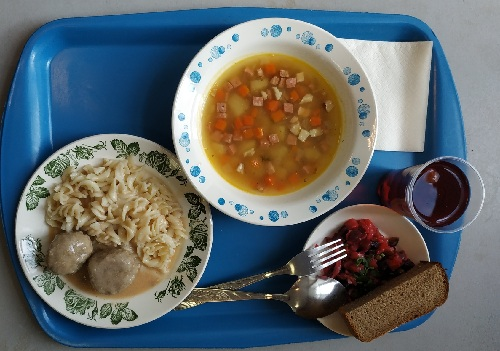
#> input picture lab2/Training/photo1.jpg, 500 x 351 px, given as the content of the folder Training/segmented/0, which was not available
$ python lab2.py
#> lines starting #> are read from the running program, lines starting #| are printed output that depends on the picture; pictures that were not available may be replaced by others from this repository, and a replacement may not be noted
### lab2/training.py
from skimage import color, io, img_as_float
import os
import numpy as np
import matplotlib.pyplot as plt
import cv2

import testing

AMOUNT_OF_CLASS = 10


def create_dataset(sample_number, type_sample="Training/segmented"):
#> called with sample_number = 0, type_sample = 'Training/segmented'
    dataset = []
    if sample_number == -1:
        os.chdir(type_sample)
    else:
        os.chdir(type_sample + "/" + str(sample_number))
    img_list = os.listdir()
    for img in img_list:
        dataset.append(io.imread(img))
    if sample_number == -1:
        os.chdir(os.getcwd() + "/../../")
    else:
        os.chdir(os.getcwd() + "/../../../")
    return dataset


# [22 lines left out: function calc_avg_color, not called in this run]


# находим средний цвет изображения
def calc_avg_color_mean(dataset):
    r, g, b = 0, 0, 0
    for n, img in enumerate(dataset):
        average = img.mean(axis=0).mean(axis=0)
        r += average[0]
        g += average[1]
        b += average[2]
#> this loop made 1 pass
#> (r, g, b) on pass 1: (98.6, 105.1, 106)
#> after the loop, b = 106; g = 105.1; r = 98.6
    denom = len(dataset)
#> denom = 1
    avg_color = [r / denom, g / denom, b / denom]
#> avg_color = [98.6, 105.1, 106]
    # avg_color = [round(r/denom), round(g/denom), round(b/denom)]
    return avg_color


# с помощью кластеризации (kmeans) выделяю 10 цветов и наиболее распространенный из них
# использую как доминирующий во всем изображении
# [51 lines left out: functions calc_avg_color_dominant, show_mean_dom_color, not called in this run]


# раскомментировать две строчки чтобы показывались средний и доминантный цвет
def get_train_avg_color_set(show_bit=0):
    train_dataset = []
    avg_color_set = []
    for i in range(AMOUNT_OF_CLASS):
        '''я использую разные методы для расчета среднего цвета
        средний цвет по изображению (calc_avg_color_mean)
        vs
        доминантный цвет в изображении (calc_avg_color_dominant)
        средний как ни странно работает лучше'''
        train_dataset.append(create_dataset(i))
        # avg_color_set.append(calc_avg_color_dominant(train_dataset[i]))
        avg_color_set.append(calc_avg_color_mean(train_dataset[i]))
        # show_mean_dom_color(train_dataset[i])

    if not show_bit:
        return avg_color_set

    for i in range(AMOUNT_OF_CLASS):
        print(testing.get_label_class(i))
        print(avg_color_set[i])
#> this loop made 10 passes
#| Салат с капустой
#| Красный компот
#| Гороховый суп
#| Макароны с котлетами
#| Борщ
#| Пюрешка
#| Огурцы и помидоры
#| Морковка
#> (further printed lines are left out)
    return avg_color_set

### lab2/testing.py
from skimage import color, io
import matplotlib.pyplot as plt

import training


def check_image(img, local_avg_color_set, show_bit=1):

    decision_class, decision_error = decision(img, local_avg_color_set)
    label = get_label_class(decision_class)

    print("Результат определения:")
    print(label)
    print("Ошибка определения: {:.3}".format(decision_error))

    if not show_bit:
        return

    fig, ax = plt.subplots()
    ax.set_title("RGB\nMSE: {:.3}, \nКласс: {}".format(decision_error, label))
    ax.imshow(img)
    ax.axis('off')
    io.show()


def decision(img, color_set):
    avg_img_color = training.calc_avg_color_mean([img])
    # avg_img_color = training.calc_avg_color_dominant([img])
    min_sum = 256
    decision_class = -1
    # print(avg_img_color)
    for n, sample in enumerate(color_set):
        r = abs(avg_img_color[0] - sample[0])
        g = abs(avg_img_color[1] - sample[1])
        b = abs(avg_img_color[2] - sample[2])
        mse = ((r**2 + g**2 + b**2) / 3)**0.5
        if mse < min_sum:
            min_sum = mse
            decision_class = n
    return decision_class, min_sum


def get_label_class(class_number):
    dict_class_label = {
        0: 'Салат с капустой',
        1: 'Красный компот',
        2: 'Гороховый суп',
        3: 'Макароны с котлетами',
        4: 'Борщ',
        5: 'Пюрешка',
        6: 'Огурцы и помидоры',
        7: 'Морковка',
        8: 'Чай',
        9: 'Светлый компот'
    }
    return dict_class_label[class_number]

### lab2/lab2.py
from skimage import io
import os
import numpy as np
import matplotlib.pyplot as plt
import cv2
import training, testing


def segmentation(type_sample="Training"):
    os.chdir(type_sample)
    img_list = os.listdir()
    for i, img in enumerate(img_list):
        if os.path.isdir(img):
            continue
        image = cv2.imread(img)
        circles = detect_circles(img)
        try:
            os.mkdir("segmented")
        except OSError:
            pass
        os.chdir("segmented")
        for j, c in enumerate(circles[0, :]):
            x_left = int(c[0]) - int(c[2]) - 1
            x_right = int(c[0]) + int(c[2]) + 1
            y_top = int(c[1]) - int(c[2]) - 1
            y_bottom = int(c[1]) + int(c[2]) + 1
            cropped = image[y_top:y_bottom, x_left:x_right]
            cv2.imwrite(str(i) + str(j) + ".jpg", cropped)
        os.chdir(os.getcwd() + "/..")
    os.chdir(os.getcwd() + "/..")


def detect_circles(image, show_bit=0):
#> called with image = 'Testing/photo7.jpg', show_bit = 1
    src = cv2.imread(image)
    gray = cv2.cvtColor(src, cv2.COLOR_BGR2GRAY)
    gray = cv2.medianBlur(gray, 5)
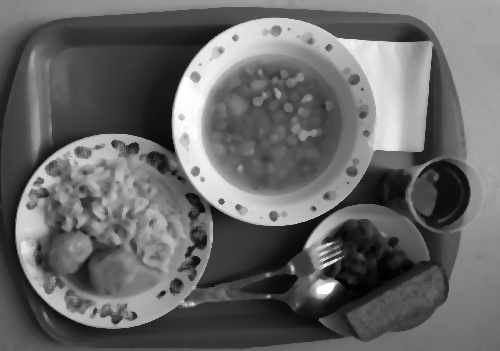
#> gray: shape (351, 500); min 1, max 255, mean 103.3

    circles = cv2.HoughCircles(gray, cv2.HOUGH_GRADIENT, 1,
                               param1=100, param2=50, minDist=150,
                               minRadius=25, maxRadius=120)
#> circles = [[113.5, 231.5, 98.4], [274.5, 120.5, 103.7], [435.5, 193.5, 34.3]]
    if not show_bit:
        return circles

    circles = np.uint16(np.around(circles))
#> circles = [[114, 232, 98], [274, 120, 104], [436, 194, 34]]
    for i in circles[0, :]:
        cv2.circle(src, (i[0], i[1]), i[2], (255, 0, 0), 2)
        cv2.circle(src, (i[0], i[1]), 2, (255, 0, 0), 3)
#> this loop made 3 passes
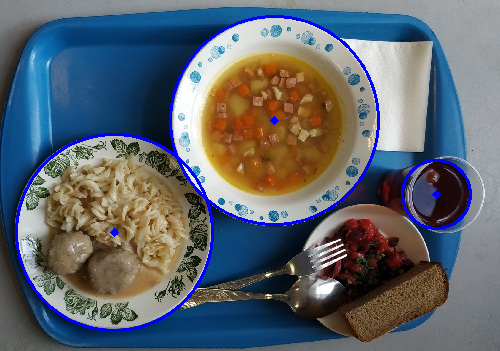
#> src: shape (351, 500, 3); mean B, G, R 109.3, 101.9, 95.7

    cv2.imshow('circles', src)
    k = cv2.waitKey(0)
#> (key Esc is pressed here)
    if k == 27:
        cv2.destroyAllWindows()
    return circles


def cat_plot(names, values):
    plt.figure(figsize=(6, 4))
    plt.subplot()
    barlist = plt.bar(names, values)
    barlist[0].set_color('r')
    barlist[1].set_color('y')
    barlist[2].set_color('b')
    plt.suptitle('Accuracy')
    plt.show()


if __name__ == '__main__':
    avg_color_set = training.get_train_avg_color_set(show_bit=1)

    detect_circles('Testing/photo7.jpg', show_bit=1)
    segmentation(type_sample="Testing")
#> in segmentation, `circles = detect_circles(img)`: circles = [[113.5, 231.5, 98.4], [274.5, 120.5, 103.7], [435.5, 193.5, 34.3]]
#> the loop in segmentation, `for j, c in enumerate(circles[0, :]):` made 3 passes
#> (c, x_left, x_right, y_top, y_bottom) on passes 1 to 3: ([113.5, 231.5, 98.4], 14, 212, 132, 330), ([274.5, 120.5, 103.7], 170, 378, 16, 224), ([435.5, 193.5, 34.3], 400, 470, 158, 228)
#> pass 1, in segmentation, `cropped = image[y_top:y_bottom, x_left:x_right]`:
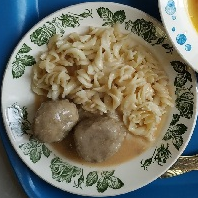
#> cropped: shape (198, 198, 3); mean B, G, R 100.8, 115.7, 116.1
#> pass 2, in segmentation, `cropped = image[y_top:y_bottom, x_left:x_right]`:
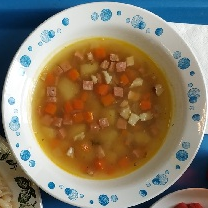
#> cropped: shape (208, 208, 3); mean B, G, R 104.4, 126.8, 140.6
#> pass 3, in segmentation, `cropped = image[y_top:y_bottom, x_left:x_right]`:
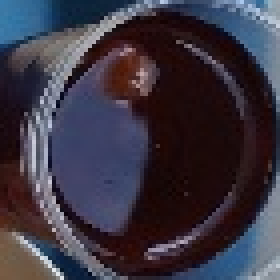
#> cropped: shape (70, 70, 3) (shown 4 times larger); mean B, G, R 66.3, 53.6, 59.3

    print("\n")
    os.chdir("Testing/segmented")
    img_list = os.listdir()
    for img in img_list:
        image = io.imread(img)
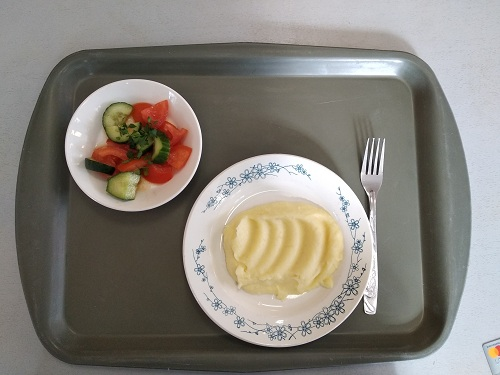
#> input picture lab2/Training/photo2.jpg, 500 x 375 px, given in place of _only, which was not available
#> image is the input picture: shape (375, 500, 3); mean R, G, B 134.2, 129.5, 121.7
        testing.check_image(image, avg_color_set)
#> in decision, `avg_img_color = training.calc_avg_color_mean([img])`: avg_img_color = [134.2, 129.5, 121.7]
        print()

    '''график строится тупо, было лень делать нормально о_о
    результаты честные. я просто запускал с одним и вторым способом нахождения "общего" цвета
    всего попыток 25, угадано было 12 и 15 картинок в зависимости от способа'''
    cat_plot(['Dominant color', 'Average color', 'Total'], [12, 15, 25])
#> in cat_plot, `plt.show()`:
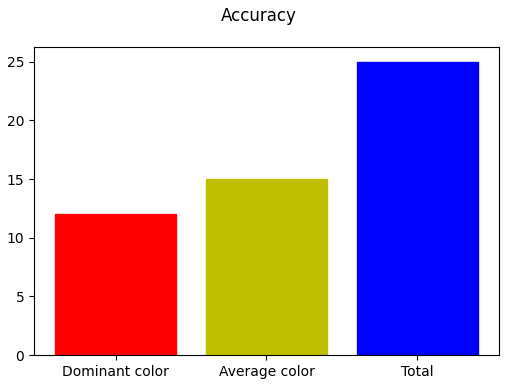
#> figure drawn by matplotlib, 1 panel; tallest bar 25 high, from x = 1.6 to 2.4

    os.chdir(os.getcwd() + "/../../")
